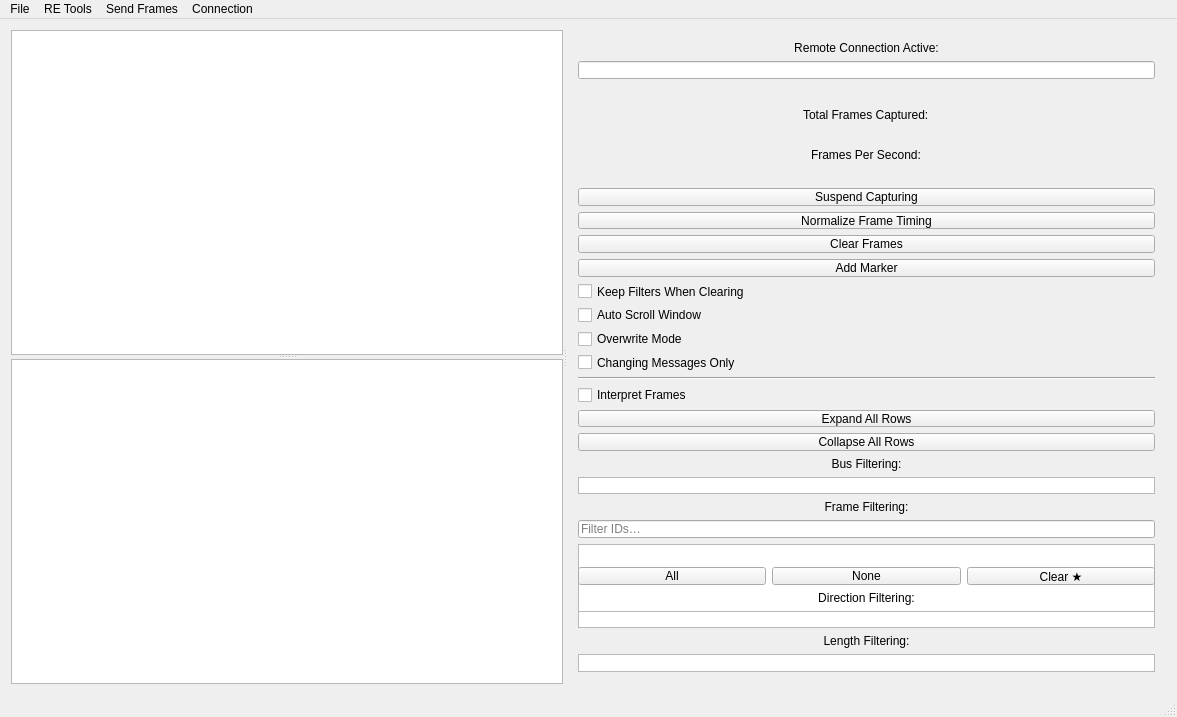
<?xml version="1.0" encoding="UTF-8"?>
<ui version="4.0">
 <class>MainWindow</class>
 <widget class="QMainWindow" name="MainWindow">
  <property name="geometry">
   <rect>
    <x>0</x>
    <y>0</y>
    <width>1177</width>
    <height>717</height>
   </rect>
  </property>
  <property name="sizePolicy">
   <sizepolicy hsizetype="Preferred" vsizetype="Preferred">
    <horstretch>0</horstretch>
    <verstretch>0</verstretch>
   </sizepolicy>
  </property>
  <property name="minimumSize">
   <size>
    <width>800</width>
    <height>500</height>
   </size>
  </property>
  <property name="windowTitle">
   <string>SavvyCAN</string>
  </property>
  <widget class="QWidget" name="centralWidget">
   <layout class="QVBoxLayout" name="verticalLayout_2" stretch="0">
    <item>
     <widget class="QSplitter" name="splitterMain">
      <property name="orientation">
       <enum>Qt::Orientation::Horizontal</enum>
      </property>
      <widget class="QSplitter" name="splitterLeft">
       <property name="orientation">
        <enum>Qt::Orientation::Vertical</enum>
       </property>
       <widget class="QTableView" name="canFramesView">
        <property name="font">
         <font>
          <pointsize>11</pointsize>
          <bold>false</bold>
         </font>
        </property>
        <property name="alternatingRowColors">
         <bool>true</bool>
        </property>
        <property name="verticalScrollMode">
         <enum>QAbstractItemView::ScrollMode::ScrollPerPixel</enum>
        </property>
        <property name="wordWrap">
         <bool>false</bool>
        </property>
        <attribute name="horizontalHeaderStretchLastSection">
         <bool>false</bool>
        </attribute>
       </widget>
       <widget class="QTableWidget" name="tableSimpleSender"/>
      </widget>
      <widget class="QWidget" name="rightPanelWidget">
       <property name="minimumSize">
        <size>
         <width>175</width>
         <height>0</height>
        </size>
       </property>
       <layout class="QVBoxLayout" name="verticalLayout">
        <item>
         <widget class="QLabel" name="lblRemoteConn">
          <property name="enabled">
           <bool>true</bool>
          </property>
          <property name="text">
           <string>Remote Connection Active:</string>
          </property>
          <property name="alignment">
           <set>Qt::AlignmentFlag::AlignCenter</set>
          </property>
         </widget>
        </item>
        <item>
         <widget class="QLineEdit" name="lineRemoteKey">
          <property name="enabled">
           <bool>true</bool>
          </property>
          <property name="maximumSize">
           <size>
            <width>1000</width>
            <height>50</height>
           </size>
          </property>
          <property name="baseSize">
           <size>
            <width>150</width>
            <height>50</height>
           </size>
          </property>
          <property name="font">
           <font>
            <bold>false</bold>
           </font>
          </property>
          <property name="maxLength">
           <number>8</number>
          </property>
          <property name="alignment">
           <set>Qt::AlignmentFlag::AlignLeading|Qt::AlignmentFlag::AlignLeft|Qt::AlignmentFlag::AlignVCenter</set>
          </property>
          <property name="readOnly">
           <bool>true</bool>
          </property>
         </widget>
        </item>
        <item>
         <widget class="QLabel" name="lblContMsg">
          <property name="palette">
           <palette>
            <active>
             <colorrole role="WindowText">
              <brush brushstyle="SolidPattern">
               <color alpha="255">
                <red>255</red>
                <green>0</green>
                <blue>0</blue>
               </color>
              </brush>
             </colorrole>
            </active>
            <inactive>
             <colorrole role="WindowText">
              <brush brushstyle="SolidPattern">
               <color alpha="255">
                <red>255</red>
                <green>0</green>
                <blue>0</blue>
               </color>
              </brush>
             </colorrole>
            </inactive>
            <disabled>
             <colorrole role="WindowText">
              <brush brushstyle="SolidPattern">
               <color alpha="255">
                <red>120</red>
                <green>120</green>
                <blue>120</blue>
               </color>
              </brush>
             </colorrole>
            </disabled>
           </palette>
          </property>
          <property name="font">
           <font>
            <pointsize>11</pointsize>
            <italic>true</italic>
            <bold>true</bold>
           </font>
          </property>
          <property name="text">
           <string/>
          </property>
          <property name="alignment">
           <set>Qt::AlignmentFlag::AlignCenter</set>
          </property>
         </widget>
        </item>
        <item alignment="Qt::AlignmentFlag::AlignHCenter">
         <widget class="QLabel" name="label">
          <property name="sizePolicy">
           <sizepolicy hsizetype="Preferred" vsizetype="Fixed">
            <horstretch>0</horstretch>
            <verstretch>0</verstretch>
           </sizepolicy>
          </property>
          <property name="text">
           <string>Total Frames Captured:</string>
          </property>
         </widget>
        </item>
        <item alignment="Qt::AlignmentFlag::AlignHCenter">
         <widget class="QLabel" name="lbNumFrames">
          <property name="sizePolicy">
           <sizepolicy hsizetype="Preferred" vsizetype="Fixed">
            <horstretch>0</horstretch>
            <verstretch>0</verstretch>
           </sizepolicy>
          </property>
          <property name="text">
           <string/>
          </property>
         </widget>
        </item>
        <item alignment="Qt::AlignmentFlag::AlignHCenter">
         <widget class="QLabel" name="label_6">
          <property name="sizePolicy">
           <sizepolicy hsizetype="Preferred" vsizetype="Fixed">
            <horstretch>0</horstretch>
            <verstretch>0</verstretch>
           </sizepolicy>
          </property>
          <property name="text">
           <string>Frames Per Second:</string>
          </property>
         </widget>
        </item>
        <item alignment="Qt::AlignmentFlag::AlignHCenter">
         <widget class="QLabel" name="lbFPS">
          <property name="sizePolicy">
           <sizepolicy hsizetype="Preferred" vsizetype="Fixed">
            <horstretch>0</horstretch>
            <verstretch>0</verstretch>
           </sizepolicy>
          </property>
          <property name="text">
           <string/>
          </property>
         </widget>
        </item>
        <item>
         <widget class="QPushButton" name="btnCaptureToggle">
          <property name="text">
           <string>Suspend Capturing</string>
          </property>
          <property name="checkable">
           <bool>false</bool>
          </property>
         </widget>
        </item>
        <item>
         <widget class="QPushButton" name="btnNormalize">
          <property name="text">
           <string>Normalize Frame Timing</string>
          </property>
         </widget>
        </item>
        <item>
         <widget class="QPushButton" name="btnClearFrames">
          <property name="text">
           <string>Clear Frames</string>
          </property>
         </widget>
        </item>
        <item>
         <widget class="QPushButton" name="btnAddMarker">
          <property name="text">
           <string>Add Marker</string>
          </property>
          <property name="toolTip">
           <string>Mark this point of the log, e.g. &quot;AC on&quot; (Ctrl+M)</string>
          </property>
         </widget>
        </item>
        <item>
         <widget class="QCheckBox" name="cbPersistentFilters">
          <property name="text">
           <string>Keep Filters When Clearing</string>
          </property>
         </widget>
        </item>
        <item>
         <widget class="QCheckBox" name="cbAutoScroll">
          <property name="text">
           <string>Auto Scroll Window</string>
          </property>
         </widget>
        </item>
        <item>
         <widget class="QCheckBox" name="cbOverwrite">
          <property name="enabled">
           <bool>true</bool>
          </property>
          <property name="text">
           <string>Overwrite Mode</string>
          </property>
         </widget>
        </item>
        <item>
         <widget class="QCheckBox" name="cbChangingOnly">
          <property name="text">
           <string>Changing Messages Only</string>
          </property>
         </widget>
        </item>
        <item>
         <widget class="Line" name="line">
          <property name="orientation">
           <enum>Qt::Orientation::Horizontal</enum>
          </property>
         </widget>
        </item>
        <item>
         <widget class="QCheckBox" name="cbInterpret">
          <property name="text">
           <string>Interpret Frames</string>
          </property>
         </widget>
        </item>
        <item>
         <widget class="QPushButton" name="btnExpandAll">
          <property name="text">
           <string>Expand All Rows</string>
          </property>
         </widget>
        </item>
        <item>
         <widget class="QPushButton" name="btnCollapseAll">
          <property name="text">
           <string>Collapse All Rows</string>
          </property>
         </widget>
        </item>
        <item>
         <widget class="QLabel" name="label_2">
          <property name="text">
           <string>Bus Filtering:</string>
          </property>
          <property name="alignment">
           <set>Qt::AlignmentFlag::AlignCenter</set>
          </property>
         </widget>
        </item>
        <item>
         <widget class="QListWidget" name="listBusFilters">
          <property name="sizePolicy">
           <sizepolicy hsizetype="Expanding" vsizetype="Fixed">
            <horstretch>0</horstretch>
            <verstretch>0</verstretch>
           </sizepolicy>
          </property>
          <property name="horizontalScrollBarPolicy">
           <enum>Qt::ScrollBarPolicy::ScrollBarAlwaysOff</enum>
          </property>
          <property name="flow">
           <enum>QListView::Flow::LeftToRight</enum>
          </property>
         </widget>
        </item>
        <item>
         <widget class="QLabel" name="label_7">
          <property name="text">
           <string>Frame Filtering:</string>
          </property>
          <property name="alignment">
           <set>Qt::AlignmentFlag::AlignCenter</set>
          </property>
         </widget>
        </item>
        <item>
         <widget class="QLineEdit" name="leSearchFilter">
          <property name="placeholderText">
           <string>Filter IDs…</string>
          </property>
         </widget>
        </item>
        <item>
         <widget class="QListWidget" name="listFilters">
          <property name="sizePolicy">
           <sizepolicy hsizetype="Expanding" vsizetype="Expanding">
            <horstretch>0</horstretch>
            <verstretch>0</verstretch>
           </sizepolicy>
          </property>
          <property name="minimumSize">
           <size>
            <width>0</width>
            <height>80</height>
           </size>
          </property>
          <property name="alternatingRowColors">
           <bool>false</bool>
          </property>
         </widget>
        </item>
        <item>
         <layout class="QHBoxLayout" name="horizontalLayout_3">
          <item>
           <widget class="QPushButton" name="btnFilterAll">
            <property name="text">
             <string>All</string>
            </property>
           </widget>
          </item>
          <item>
           <widget class="QPushButton" name="btnFilterNone">
            <property name="text">
             <string>None</string>
            </property>
           </widget>
          </item>
          <item>
           <widget class="QPushButton" name="btnClearHighlights">
            <property name="text">
             <string>Clear ★</string>
            </property>
           </widget>
          </item>
         </layout>
        </item>
        <item>
         <widget class="QLabel" name="labelDirFilter">
          <property name="text">
           <string>Direction Filtering:</string>
          </property>
          <property name="alignment">
           <set>Qt::AlignmentFlag::AlignCenter</set>
          </property>
         </widget>
        </item>
        <item>
         <widget class="QListWidget" name="listDirFilters">
          <property name="sizePolicy">
           <sizepolicy hsizetype="Expanding" vsizetype="Fixed">
            <horstretch>0</horstretch>
            <verstretch>0</verstretch>
           </sizepolicy>
          </property>
          <property name="horizontalScrollBarPolicy">
           <enum>Qt::ScrollBarPolicy::ScrollBarAlwaysOff</enum>
          </property>
          <property name="flow">
           <enum>QListView::Flow::LeftToRight</enum>
          </property>
         </widget>
        </item>
        <item>
         <widget class="QLabel" name="labelLenFilter">
          <property name="text">
           <string>Length Filtering:</string>
          </property>
          <property name="alignment">
           <set>Qt::AlignmentFlag::AlignCenter</set>
          </property>
         </widget>
        </item>
        <item>
         <widget class="QListWidget" name="listLengthFilters">
          <property name="sizePolicy">
           <sizepolicy hsizetype="Expanding" vsizetype="Fixed">
            <horstretch>0</horstretch>
            <verstretch>0</verstretch>
           </sizepolicy>
          </property>
          <property name="horizontalScrollBarPolicy">
           <enum>Qt::ScrollBarPolicy::ScrollBarAlwaysOff</enum>
          </property>
          <property name="flow">
           <enum>QListView::Flow::LeftToRight</enum>
          </property>
         </widget>
        </item>
       </layout>
      </widget>
     </widget>
    </item>
   </layout>
  </widget>
  <widget class="QMenuBar" name="menuBar">
   <property name="geometry">
    <rect>
     <x>0</x>
     <y>0</y>
     <width>1177</width>
     <height>20</height>
    </rect>
   </property>
   <widget class="QMenu" name="menu_RE_Tools">
    <property name="title">
     <string>RE Tools</string>
    </property>
    <addaction name="actionFlow_View"/>
    <addaction name="actionGraph_Dta"/>
    <addaction name="actionFrame_Data_Analysis"/>
    <addaction name="actionFile_Comparison"/>
    <addaction name="actionDBC_Comparison"/>
    <addaction name="actionRange_State_2"/>
    <addaction name="actionSingle_Multi_State_2"/>
    <addaction name="actionISO_TP_Decoder"/>
    <addaction name="actionSniffer"/>
    <addaction name="actionCapture_Bisector"/>
    <addaction name="actionSignal_Viewer"/>
    <addaction name="actionTemporal_Graph"/>
    <addaction name="actionFrame_Search"/>
   </widget>
   <widget class="QMenu" name="menuSend_Frames">
    <property name="title">
     <string>Send Frames</string>
    </property>
    <addaction name="action_Playback"/>
    <addaction name="action_Custom"/>
    <addaction name="actionUDS_Sender"/>
    <addaction name="actionScripting_INterface"/>
    <addaction name="actionFuzzing"/>
    <addaction name="actionUDS_Scanner"/>
    <addaction name="actionOBD2_Poller"/>
    <addaction name="actionUDS_Firmware_Update"/>
    <addaction name="actionMotorControlConfig"/>
    <addaction name="actionCAN_Bridge"/>
   </widget>
   <widget class="QMenu" name="menuFile">
    <property name="title">
     <string>File</string>
    </property>
    <addaction name="actionOpen_Log_File"/>
    <addaction name="actionLoad_Log_File_from_GitHub"/>
    <addaction name="actionSave_Filtered_Log_File"/>
    <addaction name="actionSave_Log_File"/>
    <addaction name="actionSave_Log_File_to_GitHub"/>
    <addaction name="actionSave_Continuous_Logfile"/>
    <addaction name="actionSave_Continuous_Filtered_Logfile"/>
    <addaction name="separator"/>
    <addaction name="actionLog_Notes"/>
    <addaction name="actionAdd_Marker"/>
    <addaction name="separator"/>
    <addaction name="actionLoad_Filter_Definition"/>
    <addaction name="actionSave_Filter_Definition"/>
    <addaction name="separator"/>
    <addaction name="actionDBC_File_Manager"/>
    <addaction name="actionSave_Decoded_Frames"/>
    <addaction name="actionSave_Decoded_Frames_CSV"/>
    <addaction name="separator"/>
    <addaction name="actionCrop_Log"/>
    <addaction name="separator"/>
    <addaction name="actionGitHub_Account"/>
    <addaction name="actionPreferences"/>
    <addaction name="separator"/>
    <addaction name="actionExit_Application"/>
   </widget>
   <widget class="QMenu" name="menuConnection">
    <property name="title">
     <string>Connection</string>
    </property>
    <addaction name="actionSetup"/>
   </widget>
   <addaction name="menuFile"/>
   <addaction name="menu_RE_Tools"/>
   <addaction name="menuSend_Frames"/>
   <addaction name="menuConnection"/>
  </widget>
  <widget class="QStatusBar" name="statusBar"/>
  <action name="action_Playback">
   <property name="text">
    <string>Playback</string>
   </property>
  </action>
  <action name="actionUDS_Sender">
   <property name="text">
    <string>UDS Sender</string>
   </property>
  </action>
  <action name="action_Custom">
   <property name="text">
    <string>Custom</string>
   </property>
  </action>
  <action name="actionFlow_View">
   <property name="text">
    <string>Flow View</string>
   </property>
  </action>
  <action name="actionFuzzy_Scope">
   <property name="text">
    <string>Fuzzy Scope</string>
   </property>
  </action>
  <action name="actionGraph_Dta">
   <property name="text">
    <string>New Graphing Window</string>
   </property>
  </action>
  <action name="actionOpen_Log_File">
   <property name="text">
    <string>Load Log File</string>
   </property>
   <property name="shortcut">
    <string>Ctrl+O</string>
   </property>
  </action>
  <action name="actionLoad_Log_File_from_GitHub">
   <property name="text">
    <string>Load Log File from GitHub...</string>
   </property>
  </action>
  <action name="actionSave_Log_File_to_GitHub">
   <property name="text">
    <string>Save Log File to GitHub...</string>
   </property>
  </action>
  <action name="actionGitHub_Account">
   <property name="text">
    <string>GitHub Account...</string>
   </property>
  </action>
  <action name="actionSave_Log_File">
   <property name="text">
    <string>Save Log File</string>
   </property>
  </action>
  <action name="actionFrame_Data_Analysis">
   <property name="text">
    <string>Frame Data Analysis</string>
   </property>
  </action>
  <action name="actionLoad_DBC_File">
   <property name="text">
    <string>Load DBC File</string>
   </property>
  </action>
  <action name="actionEdit_Messages_Signals">
   <property name="text">
    <string>Edit Messages/Signals</string>
   </property>
  </action>
  <action name="actionSave_DBC_File">
   <property name="text">
    <string>Save DBC File</string>
   </property>
  </action>
  <action name="actionSave_Decoded_Frames">
   <property name="text">
    <string>Save Decoded Frames</string>
   </property>
  </action>
  <action name="actionExit_Application">
   <property name="text">
    <string>Exit Application</string>
   </property>
  </action>
  <action name="actionFile_Comparison">
   <property name="text">
    <string>File Comparison</string>
   </property>
  </action>
  <action name="actionPreferences">
   <property name="text">
    <string>Preferences</string>
   </property>
  </action>
  <action name="actionSave_Filtered_Log_File">
   <property name="text">
    <string>Save Filtered Log File</string>
   </property>
  </action>
  <action name="actionLoad_Filter_Definition">
   <property name="text">
    <string>Load Filter Definition</string>
   </property>
  </action>
  <action name="actionSave_Filter_Definition">
   <property name="text">
    <string>Save Filter Definition</string>
   </property>
  </action>
  <action name="actionFirmware_Uploader">
   <property name="text">
    <string>Firmware Uploader</string>
   </property>
  </action>
  <action name="actionSetup">
   <property name="text">
    <string>Open Connection Window</string>
   </property>
  </action>
  <action name="actionConnect">
   <property name="text">
    <string>Connect</string>
   </property>
  </action>
  <action name="actionScripting_INterface">
   <property name="text">
    <string>Scripting Interface</string>
   </property>
  </action>
  <action name="actionRange_State_2">
   <property name="text">
    <string>Range State</string>
   </property>
  </action>
  <action name="actionSingle_Multi_State_2">
   <property name="text">
    <string>Single/Multi State</string>
   </property>
  </action>
  <action name="actionDBC_File_Manager">
   <property name="text">
    <string>DBC File Manager</string>
   </property>
  </action>
  <action name="actionFuzzing">
   <property name="text">
    <string>Fuzzing</string>
   </property>
  </action>
  <action name="actionUDS_Scanner">
   <property name="text">
    <string>UDS Scanner</string>
   </property>
  </action>
  <action name="actionOBD2_Poller">
   <property name="text">
    <string>OBD-II Poller</string>
   </property>
  </action>
  <action name="actionISO_TP_Decoder">
   <property name="text">
    <string>ISO-TP Decoder</string>
   </property>
  </action>
  <action name="actionSniffer">
   <property name="text">
    <string>Sniffer</string>
   </property>
  </action>
  <action name="actionFirmware_Update">
   <property name="text">
    <string>Firmware Update</string>
   </property>
  </action>
  <action name="actionMotorControlConfig">
   <property name="text">
    <string>MotorControlConfig</string>
   </property>
  </action>
  <action name="actionCapture_Bisector">
   <property name="text">
    <string>Capture Bisector</string>
   </property>
  </action>
  <action name="actionSignal_Viewer">
   <property name="text">
    <string>Signal Viewer</string>
   </property>
  </action>
  <action name="actionSave_Continuous_Logfile">
   <property name="text">
    <string>Start Continuous Logging</string>
   </property>
  </action>
  <action name="actionSave_Continuous_Filtered_Logfile">
   <property name="text">
    <string>Start Continuous Logging (Filtered)</string>
   </property>
  </action>
  <action name="actionTemporal_Graph">
   <property name="text">
    <string>Temporal Graph</string>
   </property>
  </action>
  <action name="actionDBC_Comparison">
   <property name="text">
    <string>DBC Comparison</string>
   </property>
  </action>
  <action name="actionSave_Decoded_Frames_CSV">
   <property name="text">
    <string>Save Decoded Frames CSV</string>
   </property>
  </action>
  <action name="actionCAN_Bridge">
   <property name="text">
    <string>CAN Bridge</string>
   </property>
  </action>
  <action name="actionLog_Notes">
   <property name="text">
    <string>Log Notes...</string>
   </property>
   <property name="toolTip">
    <string>The notes of this log: setup, scenario, observations</string>
   </property>
  </action>
  <action name="actionAdd_Marker">
   <property name="text">
    <string>Add Marker...</string>
   </property>
   <property name="toolTip">
    <string>Mark this point of the log (the newest frame while capturing, else the selected one)</string>
   </property>
   <property name="shortcut">
    <string>Ctrl+M</string>
   </property>
  </action>
  <action name="actionCrop_Log">
   <property name="text">
    <string>Crop Log to Frame Range</string>
   </property>
  </action>
  <action name="actionFrame_Search">
   <property name="text">
    <string>Frame Search</string>
   </property>
  </action>
  <action name="actionUDS_Firmware_Update">
   <property name="text">
    <string>UDS Firmware Update</string>
   </property>
  </action>
 </widget>
 <layoutdefault spacing="6" margin="11"/>
 <resources/>
 <connections/>
 <slots>
  <slot>handleLoadFile()</slot>
  <slot>connButtonPress()</slot>
  <slot>showGraphingWindow()</slot>
  <slot>showFrameDataAnalysis()</slot>
 </slots>
</ui>
